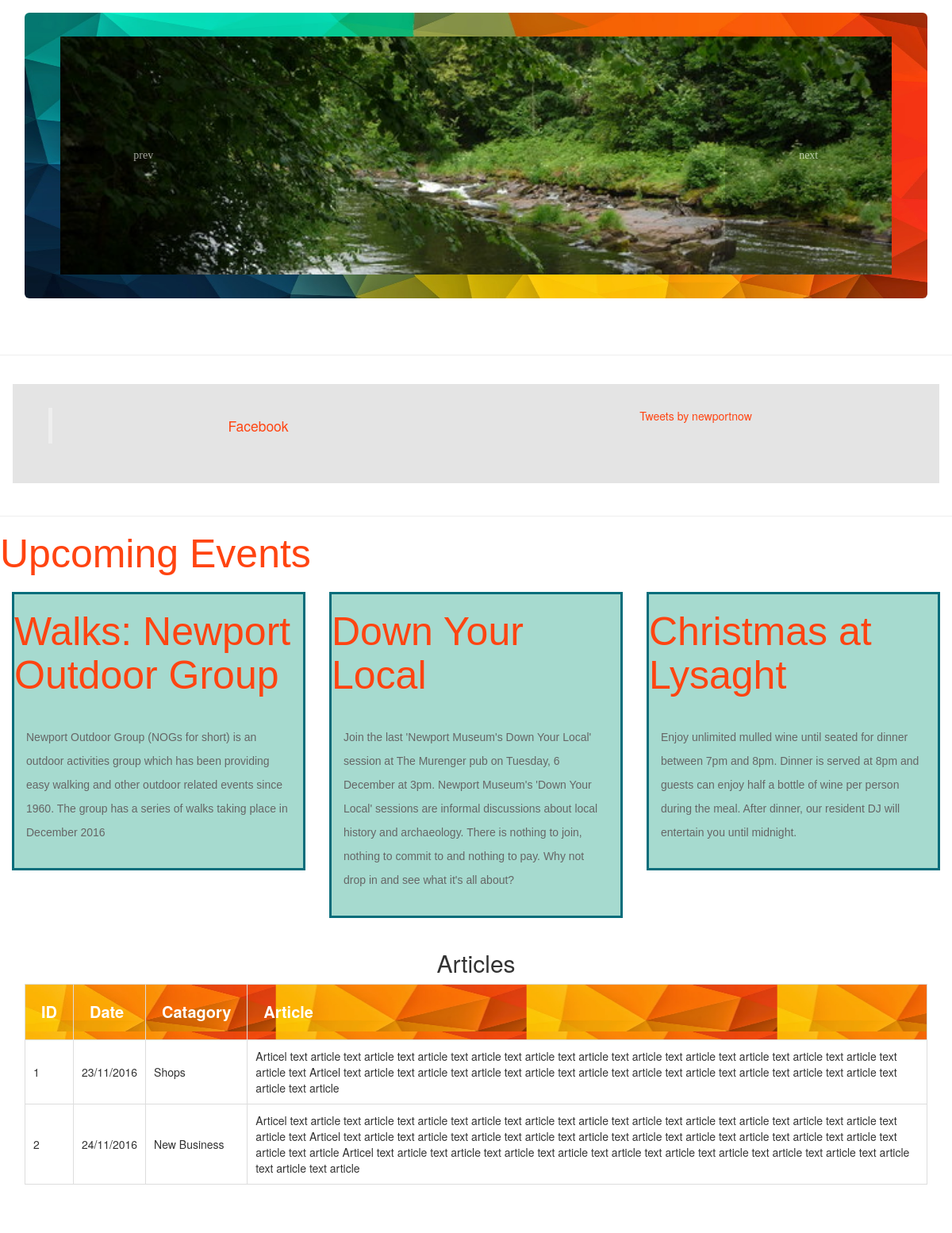
The page /News on the database as committed earlier.
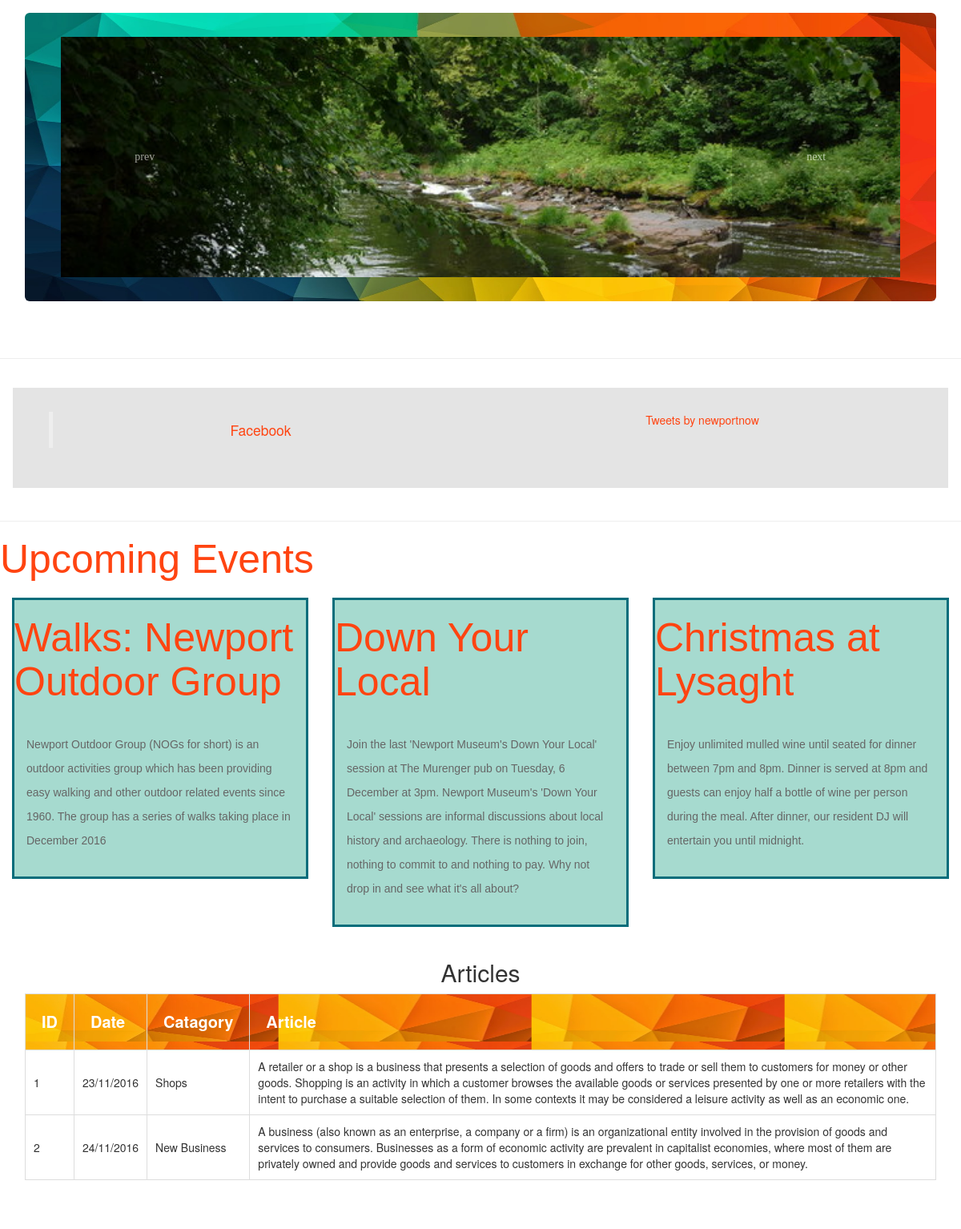
The same page on the database as committed later.
### tables this page shows
CREATE TABLE `Articles` (
	`ID`	INTEGER NOT NULL PRIMARY KEY AUTOINCREMENT,
	`Date`	TEXT NOT NULL,
	`Catagory`	TEXT NOT NULL,
	`Article`	TEXT NOT NULL
);

### NewPortServer.py (the view)
@app.route("/News")
def news():
    conn = sqlite3.connect(DATABASE)
    cur = conn.cursor()
    cur.execute("SELECT * FROM Articles;")
    data = cur.fetchall()
    conn.close()
    return render_template('news.html', data = data )

### templates/news.html (shortened to what this page needs)
<!DOCTYPE html>
<html>
  <head>
      <link href="static/css/bootstrap.min.css" rel="stylesheet">
      <link href="static/maxcdn.bootstrapcdn.com/font-awesome/4.1.0/css/font-awesome.min.css" rel="stylesheet">
      <link href="static/css/stylesheet.css" type="text/css" rel="stylesheet">
  </head>
  <body>
{%block mainBlock%}
    <div class="container">
      <div class="jumbotron">
      <article class="row">
      <article class="slider">
        <ul>
          <li>
            <img src="static/img/img1.jpg" />
          </li>
        </ul>
        <button class="prev">prev</button>
        <button class="next">next</button>
        </div>
    </div>
        <hr>
      <div class="container">
        <article class="row" style="padding:30px;background-color:#e4e4e4;">
        <section class="col-sm-6">
          <div class="fb-page" data-href="https://www.facebook.com/facebook" data-tabs="timeline" data-small-header="false" data-adapt-container-width="true" data-hide-cover="false" data-show-facepile="true"><blockquote cite="https://www.facebook.com/facebook" class="fb-xfbml-parse-ignore"><a href="https://www.facebook.com/facebook">Facebook</a></blockquote></div>
        </section>
          <section class="col-sm-6">
            <a class="twitter-timeline" data-height="500" href="https://twitter.com/newportnow">Tweets by newportnow</a>
          </section>
      </article>
    </div>
      <hr>
      <h1>Upcoming Events</h1>
      <section class="col-sm-4">
      <section class="quickLinks">
        <h1>Walks: Newport Outdoor Group</h1>
        <p>Newport Outdoor Group (NOGs for short) is an outdoor activities group which has been providing easy walking and other outdoor related events since 1960.
The group has a series of walks taking place in December 2016</p>
      </section>
      </section>
      <section class="col-sm-4">
      <section class="quickLinks">
        <h1>Down Your Local</h1>
        <p>Join the last 'Newport Museum's Down Your Local' session at The Murenger pub on Tuesday, 6 December at 3pm.
        Newport Museum's 'Down Your Local' sessions are informal discussions about local history and archaeology. There is nothing to join, nothing to commit to and nothing to pay. Why not drop in and see what it's all about? </p>
      </section>
    </section>
    <section class="col-sm-4">
    <section class="quickLinks">
      <h1>Christmas at Lysaght</h1>
      <p>Enjoy unlimited mulled wine until seated for dinner between 7pm and 8pm. Dinner is served at 8pm and guests can enjoy half a bottle of wine per person during the meal. After dinner, our resident DJ will entertain you until midnight. </p>
    </section>
  </section>
    <article class="container">
      <div class="row">
        <div class="col-lg-12">
          <section class="table">
            <h2>Articles</h2>
            <table border = 1>
              <thead>
                 <td>ID</td>
                 <td>Date</td>
                 <td>Catagory</td>
                 <td>Article</td>
              </thead>
              <tbody>
              {% for row in data %}
                 <tr>
                   <td>{{row[0]}}</td>
                   <td>{{row[1]}}</td>
                   <td>{{row[2]}}</td>
                   <td>{{row[3]}}</td>
                 </tr>
              {% endfor %}
            </tbody>
            </table>
          </section>
        </div>
      </div>
    </article>
  {%endblock%}
  </body>
<html>

### static/css/stylesheet.css (style rules this page uses)
.row { text-align:center; }
.container { margin-bottom:25px; text-align:center; }
.slider { width: 100%; overflow: hidden; height: 300px; position: relative; }
.slider ul { margin: 0; padding: 0; list-style: none; position: absolute; width: 300%; height: 100%; top: 0; }
.slider li { padding: 0; margin: 0; width: 33.333333%; height: 100%; overflow: hidden; position: absolute; top: 0; bottom: 0; }
.slider li img { border: none; width: 100%; min-height: 100%; }
.slider button { position: absolute; display: block; box-sizing: border-box; border: none; outline: none; top: 0; bottom: 0; width: 20%; background-color: rgba(0, 0, 0, 0.3); color: #fff; margin: 0; padding: 0; text-align:center; opacity: 0.6; z-index: 2; }
.slider button.prev { left: 0; }
.slider button.next { right: 0; }
.jumbotron { color:#fff; font-family:DokChampa; background-size:100% 100%; text-align:center; min-height:200px; padding-bottom:0%; padding-top:0%; }
.quickLinks { background-color:#a6dacf; min-height:250px; border-style:solid; border-color:2px; border-color:#076d7b; margin-bottom:20px; }
.quickLinks p { padding:15px; }
.container { padding: 16px; }
table { width: 100%; }
td { border: 1px solid #dddddd; padding: 15px; text-align: left; text-align: left; padding: 8px; }
h1 { color: #ff4411; font-size: 50px; font-family: 'Signika', sans-serif; padding-bottom: 10px; float: center; }
p { font-family: 'Inder', sans-serif; line-height: 30px; margin-bottom: 15px; color: #666; }
a { color: #ff4411; transition: .5s; -moz-transition: .5s; -webkit-transition: .5s; -o-transition: .5s; }

### templates/news.html (style rules this page uses)
.jumbotron { background-image: url('static/img/background1.jpg'); padding:30px; }
td { padding:10px; }
thead td { padding:20px; color:#fff; font-weight:bold; font-size:20px; }
thead { background-image:url("static/img/line3.png"); }

Rows that differ between the two databases and show on the page:
changed Articles "Shops": Article "Articel text article text article text article text article text article text article text article text article text article text article text article text article text Articel text article text article text article text article text article text article text article text article text article text article text article text article" → "A retailer or a shop is a business that presents a selection of goods and offers to trade or sell them to customers for money or other goods. Shopping is an activity in which a customer browses the available goods or services presented by one or more retailers with the intent to purchase a suitable selection of them. In some contexts it may be considered a leisure activity as well as an economic one."
changed Articles "New Business": Article "Articel text article text article text article text article text article text article text article text article text article text article text article text article text Articel text article text article text article text article text article text article text article text article text article text article text article text article Articel text article text article text article text article text article text article text article text article text article text article text article text article" → "A business (also known as an enterprise, a company or a firm) is an organizational entity involved in the provision of goods and services to consumers. Businesses as a form of economic activity are prevalent in capitalist economies, where most of them are privately owned and provide goods and services to customers in exchange for other goods, services, or money."
